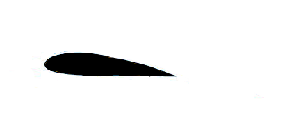
#> input picture numerical_simulations/airfoil.png, 303 x 129 px
$ python '2d gas equation.py'
#> lines starting #> are read from the running program, lines starting #| are printed output that depends on the picture; after the words box and inside, x2 and y2 are one past the last pixel; in counts of white or black regions, pixels touching at a corner belong together
#2d gas equation
import numpy as np
import matplotlib.pyplot as plt
from matplotlib import animation
from PIL import Image
import os
os.chdir(os.path.dirname(os.path.abspath(__file__)))

plt.style.use('dark_background')

#constants


img = Image.open("airfoil.png").convert('L')
im_data = np.array(img).astype(np.float32) / 255.0
bright = np.array(im_data)
bright[bright < 0.5] = 0
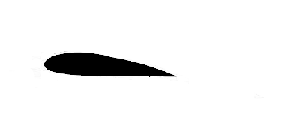
#> bright: shape (129, 303) float32; min 0, max 1, mean 0.948
bright[bright >= 0.5] = 1
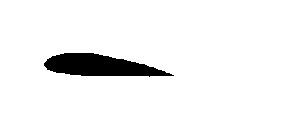
#> bright: shape (129, 303) float32; values 0 (black) and 1 (white), 94.9% white; 1 black region, box (x1, y1, x2, y2) and area: (44, 53, 174, 77) 2000
bright = np.zeros([100,100])
bd = 1 # base density
max_speed = 1.2
bs = 2
mask = np.zeros_like(bright)


dt = 0.1
vd = 0.1
dd = 0.0
td = 0.03
id = 0.01

dx = 1
t_buoyancy = -0.01
substeps = 50
gravity = 0.0
g = 0.000

#derivatves

#restriction

vr = (-max_speed,max_speed)
dr = (bd-3,bd+3)

#fields


# Define the curve: centered horizontally

density = np.ones_like(bright)*bd
velocity_u = np.ones_like(bright)*0
velocity_v = np.ones_like(bright)*0
ink = np.zeros_like(bright)
heat = np.zeros_like(bright)*-2


figure,ax = plt.subplots(1,1,figsize=(5,5))
ax.set_aspect('equal')
#ax.axis("off")

implot =  plt.imshow(
    density,
    cmap="twilight",
    vmin=-2,
    vmax=2
    )


def derivative(field, axis):
    zero_field = np.zeros_like(field)
    if axis == 0:
        zero_field[1:-1,1:-1]+=(
            (field[2:, 1:-1] - field[:-2, 1:-1]) / (2 * dx)
            )

        return zero_field

    elif axis == 1:
       zero_field[1:-1,1:-1]+=(
           (field[1:-1, 2:] - field[1:-1, :-2]) / (2 * dx)
           )

       return zero_field

def second_derivative(field, axis):
    zero_field = np.zeros_like(field)
    if axis == 0:
        zero_field[1:-1,1:-1]+= (
            (field[2:, 1:-1] + field[:-2, 1:-1] - 2 * field[1:-1, 1:-1]) / dx**2
            )
        return zero_field

    elif axis == 1:
        zero_field[1:-1,1:-1]+=(
            (field[1:-1, 2:] + field[1:-1, :-2] - 2 * field[1:-1, 1:-1]) / dx**2
            )
        return zero_field

#density[10,10] = bd +2

#velocity_u += (np.random.random(density.shape)-0.5)*1
#velocity_v += (np.random.random(density.shape)-0.5)*1


mask = []
flip = 0
value = 1

for i in range(bright.shape[0]):
    mask.append(value)
    flip += 1
    if(flip > 10):
        flip = 0
        if value == 1:
            value = 0
        else:value = 1

mask = np.array(mask)
#ink[:50,:50] = 2
def solve(n):

    global velocity_v
    global velocity_u
    global heat
    global density
    global ink

    if not n%10:
        print(n)


    for step in range(substeps):


        # [8 lines of commented-out code are left out]

        if(n < 400):
            # [8 lines of commented-out code are left out]
            pass

        #heat[-2:,30:50] = 2
        ink[-2:,35:45] += 0.01
        velocity_u[-2:,35:45] = -0.5
        density[-2:,35:45] = bd*1.0
        #heat -= (heat-(-0.3))*0.0001


        #heat[-2:,3:] = 2

        gravity = density.copy()

        for i in range(40):
            d2gx = second_derivative(gravity,0)
            d2gy = second_derivative(gravity,1)
            gravity -= (d2gx+d2gy)*0.7

        dgx = derivative(gravity,0)
        dgy = derivative(gravity,1)

        dux = derivative(velocity_u, 0)
        duy = derivative(velocity_u, 1)

        d2ux = second_derivative(velocity_u, 0)
        d2uy = second_derivative(velocity_u, 1)

        dvx = derivative(velocity_v, 0)
        dvy = derivative(velocity_v, 1)
        d2vx = second_derivative(velocity_v, 0)
        d2vy = second_derivative(velocity_v, 1)


        ddx = derivative(density, 0)
        ddy = derivative(density, 1)
        d2dx = second_derivative(density, 0)
        d2dy = second_derivative(density, 1)

        dix = derivative(ink, 0)
        diy = derivative(ink, 1)
        d2ix = second_derivative(ink, 0)
        d2iy = second_derivative(ink, 1)

        dtx = derivative(heat, 0)
        dty = derivative(heat, 1)
        d2tx = second_derivative(heat, 0)
        d2ty = second_derivative(heat, 1)


        ddt = -(
            dux*density + dvy*density +
            velocity_u*ddx + velocity_v*ddy -
            (d2dx+d2dy)*dd
        )


        dut = -(
            dux*velocity_u + duy*velocity_v +
            ddx + g*dgx - (d2ux+d2uy)*vd

            )


        dvt = -(
            dvx*velocity_u + dvy*velocity_v +
            ddy + g*dgy - (d2vx+d2vy)*vd
            )


        dit = -(
            dix*velocity_u+diy*velocity_v-
            (d2ix + d2iy)*id
            )


        dtt = -(
            dtx*velocity_u +  dty*velocity_v-
            (d2tx + d2ty)*td
            )

        density += (ddt*dt)
        velocity_u += dut*dt
        velocity_v += dvt*dt


        ink += dit*dt
        heat += dtt*dt

        velocity_u += heat*t_buoyancy*dt


        #clear failures:


        #constrains
        velocity_u[:,:] = np.clip(velocity_u,vr[0],vr[1])
        velocity_v[:,:] = np.clip(velocity_v,vr[0],vr[1])

        density[:,:] = np.clip(density,dr[0],dr[1])
        ink[:,:] = np.clip(ink,0,2)
        heat[:,:] = np.clip(heat,-2,2)

        # Left boundary:
        velocity_u[:, 0] = velocity_u[:, 1]
        velocity_v[:, 0] = 0
        density[:, 0] = bd
        heat[:, 0] = 0
        ink[:, 0] = ink[:, 1]

        #Right boundary:
        velocity_u[:, -1] = velocity_u[:, -2]
        velocity_v[:, -1] = 0
        density[:, -1] = bd
        heat[:, -1] = 0
        ink[:, -1] = ink[:, -2]

        # top boundary:
        velocity_u[0, :] = 0
        velocity_v[0, :] = velocity_v[1,:]
        density[0, :] = density[1, :]
        heat[0, :] = 0
        ink[0, :] = ink[1, :]

        #bottom boundaries
        velocity_u[-1, :] = 0
        velocity_v[-1, :] = velocity_v[-2,:]
        density[-1, :] = density[-2, :]
        heat[-1, :] = 0
        ink[-1, :] = ink[-2, :]


    mag = np.sqrt(velocity_u**2 + velocity_v**2)
    curl = (duy - dvx)*10
    div = (dux + dvy)*10
    deviation = (density - density.mean())**2
    implot.set_data(curl)


path = "left_inlet"
gif_path = path + '.gif'
mp4_path = path + '.mp4'
writer = animation.PillowWriter(fps=30,bitrate=400)
print("running")
data = animation.FuncAnimation(figure,solve, frames = 1800, interval = 1)
plt.show()
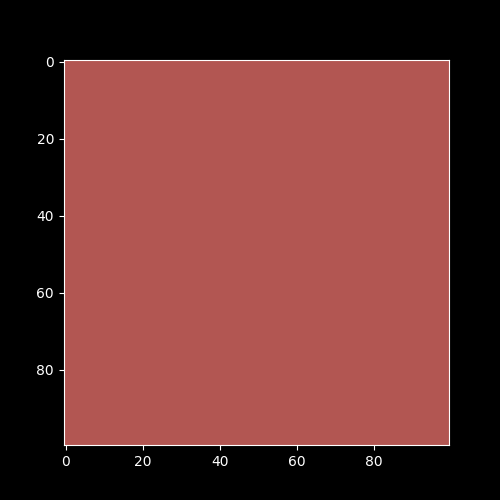
#> figure drawn by matplotlib, 1 panel
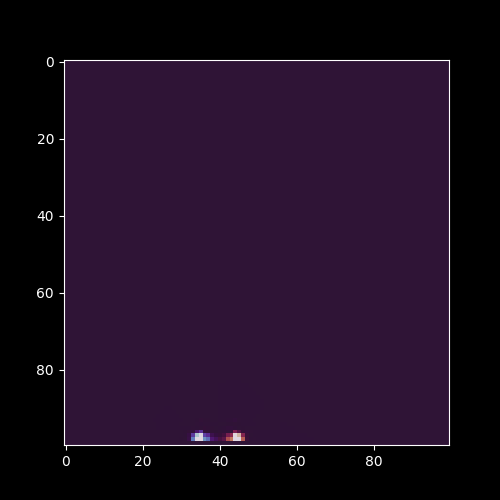
#> figure drawn by matplotlib, 1 panel
print("saving")
#data.save(gif_path,writer = writer)
print("done")
from gif_to_mp4 import Converter
#Converter(gif_path,mp4_path)
